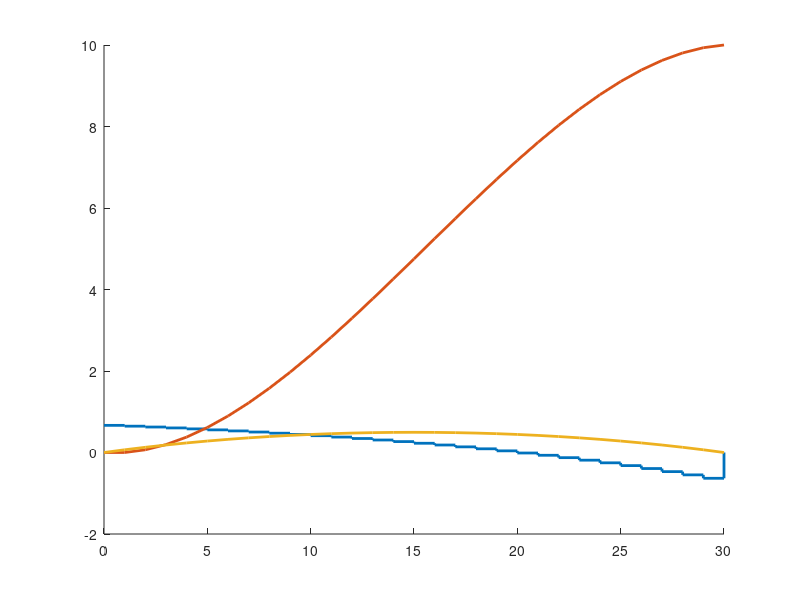

This chart was generated by the following MATLAB code: (Note: this script raises an error after producing the figure.)
function [] = MCEN5152_HW3()
clear all
close all
clc
%% Problem #3
% Section (b)
[u1,c1,~] = P3(30);
% create matrix for position and velocity
position1 = zeros(1,30);
velocity1 = zeros(1,30);
t1 = 1:1:30;
% calculate position and velocity for each time steps
for i = 1:30
    x = c1(:,end-i+1:end)*u1(1:i,:);
    position1(i) = x(1);
    velocity1(i) = x(2);
end
% plot
figure
hold on
stairs([0,t1],[reshape(u1,[1,30]),0],'LineWidth',2)
plot([0,t1],[0,position1],'LineWidth',2)
plot([0,t1],[0,velocity1],'LineWidth',2)
legend('u(t)','position','velocity')
xlabel('Time')
ylabel('Magnitude')
title('Position and Velocity of Optimal u(t)')
axis([0 30 -2 10])

% Section (c)
N = 2:29;
E = zeros(length(N));
% calculate cost for each N
for i = 2:29
    [~,~,E(i-1)] = P3(i);
end
% semilogy plot
figure
semilogy(N,E,'LineWidth',2)
xlabel('N')
ylabel('E')
title('E vs. N')

% Section (d)
[u,c2,~] = P3D(30);
% create matrix for position and velocity
position2 = zeros(1,30);
velocity2 = zeros(1,30);
u2 = u(1:end-1);
t2 = 1:1:30;
% calculate position and velocity for each time step
for i = 1:30
    x = c2(:,end-i:end-1)*u2(1:i,:);
    position2(i) = x(1);
    velocity2(i) = x(2);
end
figure
hold on
stairs([0,t2],[reshape(u2,[1,30]),0],'LineWidth',2)
plot([0,t2],[0,position2],'LineWidth',2)
plot([0,t2],[0,velocity2],'LineWidth',2)
legend('u(t)','position','velocity')
xlabel('Time')
ylabel('Magnitude')
title('Position and Velocity of Optimal u(t) without position constrain')
axis([0 30 -2 10])

%% Problem #4
[u,v,C1,C2] = P4(20);
position3 = zeros(1,20);
position4 = zeros(1,20);
t1 = 1:1:20;
% calculate position for each vehicle at each time steps
for i = 1:20
    x1 = C1(:,end-i+1:end)*u(1:i,:);
    x2 = C2(:,end-i+1:end)*v(1:i,:);
    position3(i) = x1(1);
    %velocity3(i) = x1(2);
    position4(i) = x2(1);
    %velocity4(i) = x2(2);
end
figure
hold on
plot([0,t1],[0,position3],'LineWidth',2)
% offset postion since it starts one
plot([0,t1],[0+1,position4+1],'LineWidth',2)
legend('position s','position p')
xlabel('Time')
ylabel('Magnitude')
title('Position of s and p without specified destination(Minimum Energy)')
%figure
%hold
%plot([0,t1],[0,velocity3],'LineWidth',2)
%plot([0,t1],[0,velocity4],'LineWidth',2)

%% Problem #4 Second Thought
[u,v,c1,c2] = P4_2(20);
position5 = zeros(1,20);
position6 = zeros(1,20);
t1 = 1:1:20;
% calculate position for each vehicle at each time steps
for i = 1:20
    x1 = c1(:,end-i+1:end)*u(1:i,:);
    x2 = c2(:,end-i+1:end)*v(1:i,:);
    position5(i) = x1(1);
    position6(i) = x2(1);
end
figure
hold on
plot([0,t1],[0,position5],'LineWidth',2)
% offset postion since it starts one
plot([0,t1],[0+1,position6+1],'LineWidth',2)
legend('position s','position p')
xlabel('Time')
ylabel('Magnitude')
title('Position of s and p with specified destination at 10')
end

function [u,C,E] = P3(N)
% create container for s1 s2 d etc
c1 = zeros(1,N);
c2 = zeros(1,N);
d = [10;0];
% fill the s2 matrix
for i=1:N
   c2(i) = 0.95^(N-i);
end
% format the s1 matrix
c1(end) = 0;
for i=fliplr(1:N-1)
    c1(i) = c1(i+1) + c2(i+1);
end
% format matrix C
C = 0.1.*[c1;c2];
u = pinv(C)*d;
E = norm(u);
end

function [u,C,E] = P3D(N)
% create container for s1 s2 d etc
c1 = zeros(1,N);
c2 = zeros(1,N);
d = [10;0];
% fill the s2 matrix
for i=1:N
   c2(i) = 0.95^(N-i);
end
% format the s1 matrix
c1(end) = 0;
for i=fliplr(1:N-1)
    c1(i) = c1(i+1) + c2(i+1);
end
% format matrix C
C = [0.1.*c1 1;0.1*c2 0];

u = pinv(C)*d;
E = norm(u);
end

function [u,v,C1,C2] = P4(N)
% create container for s1 s2 d etc
c1 = zeros(1,N);
c2 = zeros(1,N);
c3 = zeros(1,N);
c4 = zeros(1,N);
d = [1;0;0];
% fill the s2 matrix
for i=1:N
   c2(i) = 0.95^(N-i);
   c4(i) = 0.8^(N-i);
end
% format the s1 matrix
c1(end) = 0;
c3(end) = 0;
for i=fliplr(1:N-1)
    c1(i) = c1(i+1) + c2(i+1);
    c3(i) = c3(i+1) + c4(i+1);
end
% format matrix C
C = zeros(3,2*N);
C(1,1:N) = 0.1.*c1;
C(2,1:N) = 0.1.*c2;
C(1,N+1:end) = -0.2.*c3;
C(3,N+1:end) = 0.2.*c4;
ans = pinv(C)*d;
u = ans(1:N);
v = ans(N+1:2*N);
C1 = [0.1.*c1;0.1.*c2];
C2 = [0.2.*c3;0.2.*c4];
end

function [u,v,C1,C2] = P4_2(N)
% create container for s1 s2 d etc
c1 = zeros(1,N);
c2 = zeros(1,N);
c3 = zeros(1,N);
c4 = zeros(1,N);
d = [10;0;9;0];
% fill the s2 matrix
for i=1:N
   c2(i) = 0.95^(N-i);
   c4(i) = 0.8^(N-i);
end
% format the s1 matrix
c1(end) = 0;
c3(end) = 0;
for i=fliplr(1:N-1)
    c1(i) = c1(i+1) + c2(i+1);
    c3(i) = c3(i+1) + c4(i+1);
end
% format matrix C
C = zeros(4,2*N);
C(1,1:N) = 0.1.*c1;
C(2,1:N) = 0.1.*c2;
C(3,N+1:end) = 0.2.*c3;
C(4,N+1:end) = 0.2.*c4;
ans = pinv(C)*d;
u = ans(1:N);
v = ans(N+1:2*N);
C1 = [0.1.*c1;0.1.*c2];
C2 = [0.2.*c3;0.2.*c4];
end